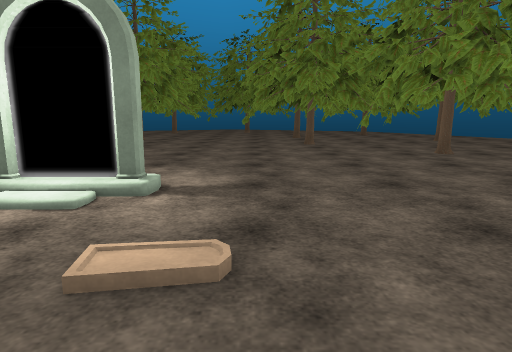
[1] (above)

20 first-person views from a walk through a Unity game level. The camera is 1.2 m above the floor, tilts 10° down and sees 75° across. The floor is counted in squares, 1 m on a side. Each view is taken from the middle of a square. On the plan, view 1 faces up. The plan holds only what a view shows up to about 14 squares ahead; the rest is blank. The place goes on beyond the plan. The player is left out. Some surface patterns are stand-ins.

[2]
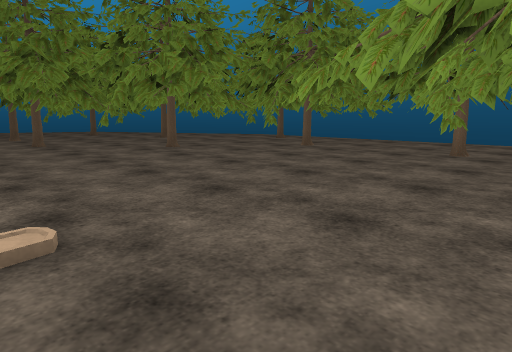

[3]
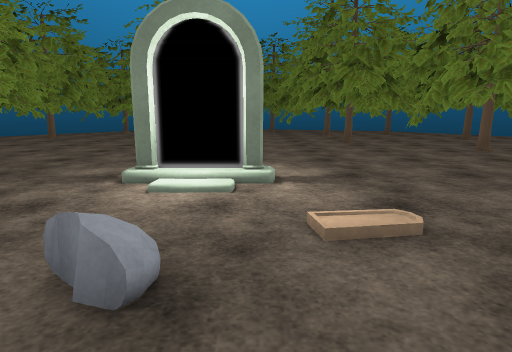

[4]
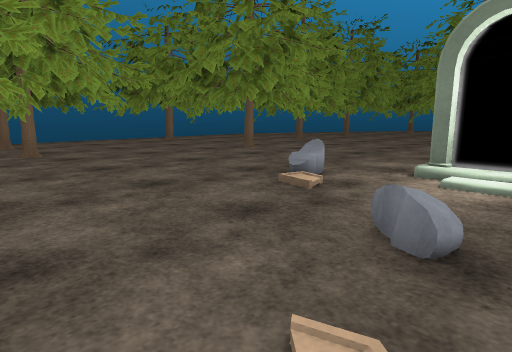

[5]
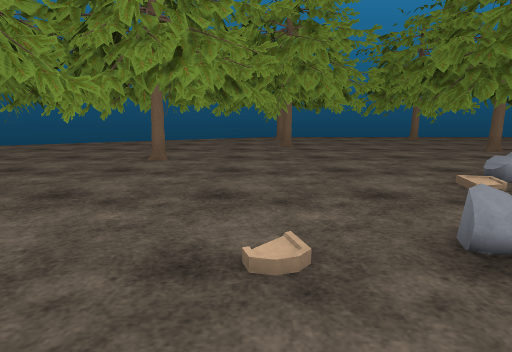

[6]
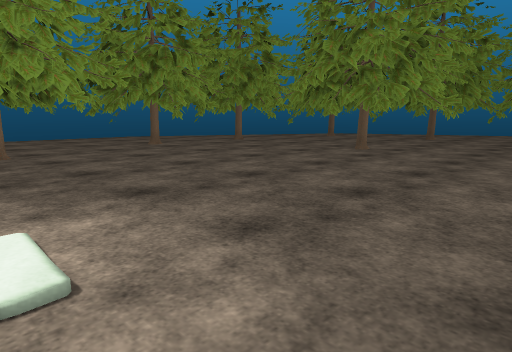

[7]
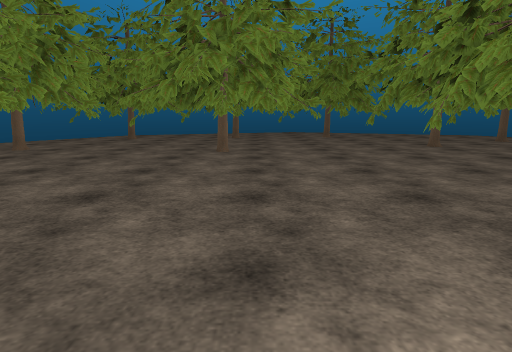

[8]
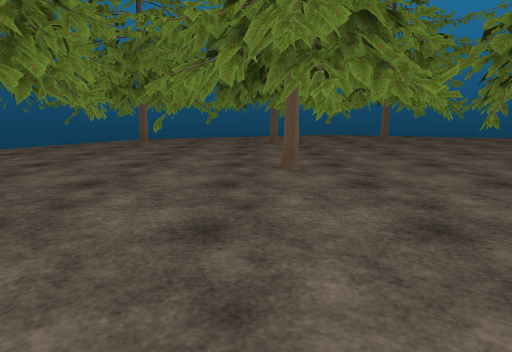

[9]
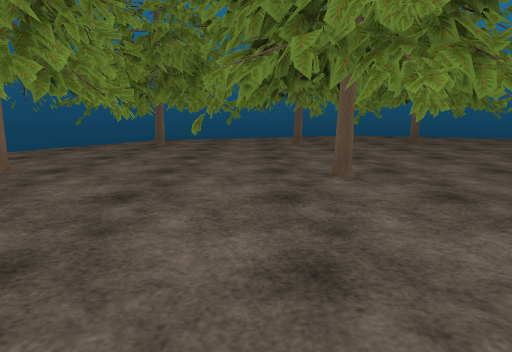

[10]
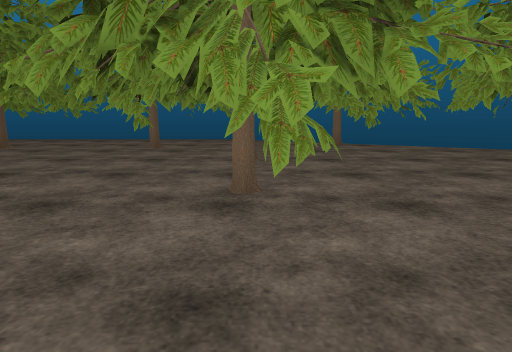

[11]
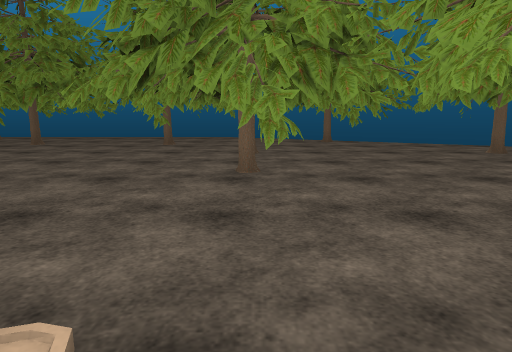

[12]
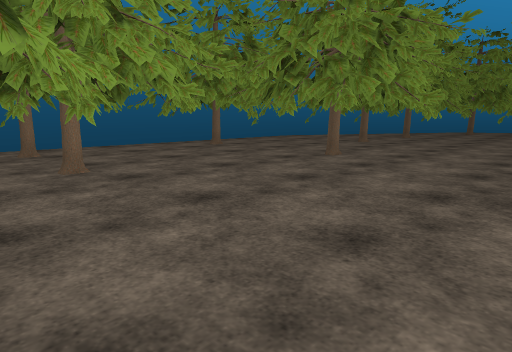

[13]
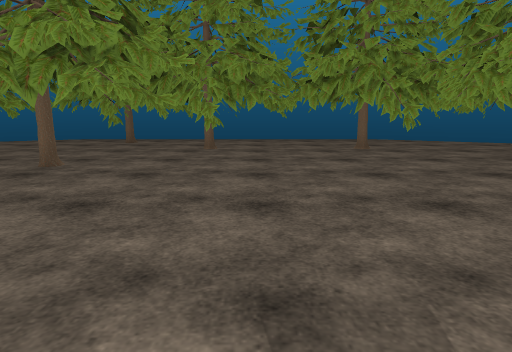

[14]
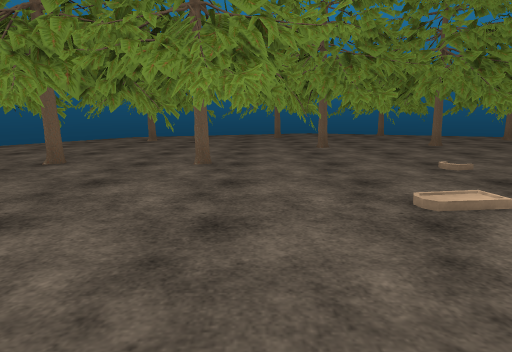

[15]
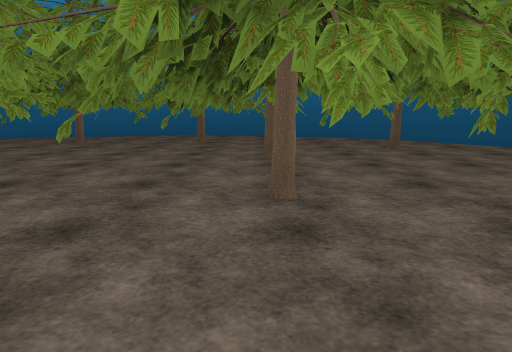

[16]
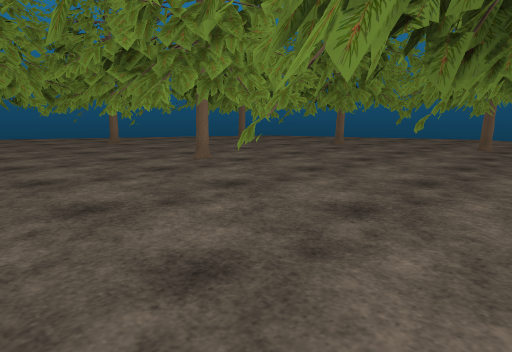

[17]
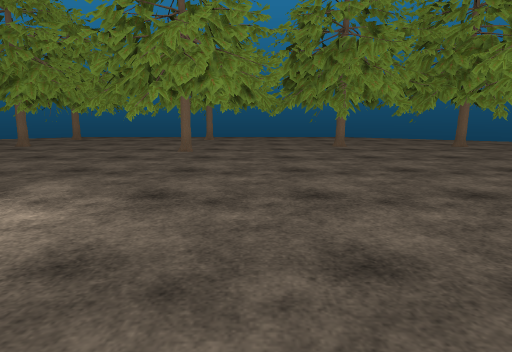

[18]
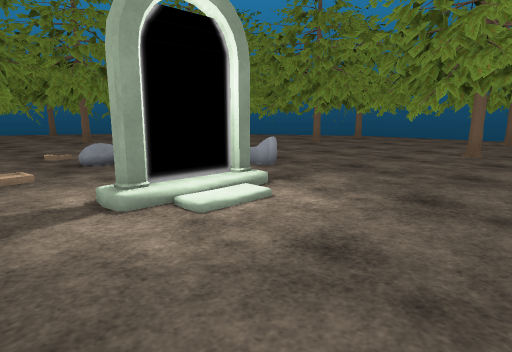

[19]
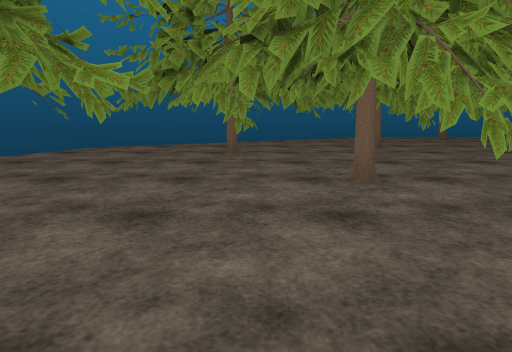

[20]
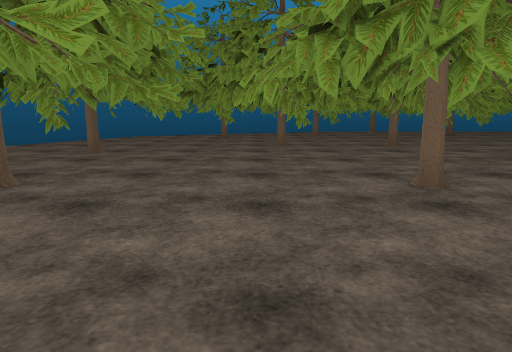

### Floor plan
Key: @ floor where view 1 was taken; # wall or solid block; x gap in a wall; . floor; / step, stairs or slope; O other object.
Columns run from 15 left of view 1 to 11 right of it. Each row starts with its distance up from view 1.
 26     OO   #OOOO##OOO  O#
 25 #O   OOO #OO#OOOO#   OOO
 24 OO   OOOOOO#OOOOO   #OOOO
 23  OOOOO#OOOO#...OOOOOOO#  O
 22 OOOO##..........OOOOOO  OO
 21 OOO....OO ......OOOO#OO O
 20  OOOO..#OO.....OO##OOOOOO
 19 OOOO...OO..O..OOO  OO# OO
 18 OOOOOO#O.O.O#..OOO   ##O
 17  OOO#.#O...O#..#OOOO##OO#
 16 OOOO...OO.O#...#O  O###
 15 OOOO..OOOO##..OOO##OO #  OO
 14  # O...........OO  OOO# OO
 13  # OO..........#OOOOOOOO
 12 OOOO...........OO.O#O  O  #
 11 OOO#..............OOO##OOO#
 10  OOOO..............OO OO#OO
  9  #OOOOO............OOOOOOOO
  8  OO#OO#............O..O#O #
  7 OOO#OOO................OO
  6  OOOOO...../ /..........OOO
  5  OOOOO.....OOO..........OOO
  4 #  O.....O..............#OO
  3 OOO.....................OOO
  2 OOOO.............O...O.#O #
  1 OOOO........O....OO..OO#O
  0 O#OOO..........@.OOOOOOOOOO
 -1 OOOOOO..........#OOOOO  OOO
 -2  O OOOOOO......OOOO#OO# OOO
 -3  OO#OOOOO....O###OOOOO# O O
 -4   OO O OO#...OOOOOOOOOOOO O
 -5    OOOOOOOO.#OOOO#OO# OO #O
 -6   OOOOOOOOOOOOOOO  ...x.OOO
 -7   O  O#OOOOOOOOOOO  .O#OO#O
 -8      O  O OO         OOOO#O

Where each view was taken, in squares from view 1:
view 1: 0 up, 0 right, facing up
view 2: 1 down, 1 left, facing up-right
view 3: 1 down, 2 left, facing up
view 4: 2 down, 2 left, facing up-left
view 5: 1 down, 0 right, facing left
view 6: 6 up, 0 right, facing up-left
view 7: 6 up, 5 left, facing up
view 8: 10 up, 7 left, facing up
view 9: 11 up, 8 left, facing up
view 10: 2 down, 2 left, facing right
view 11: 2 down, 4 left, facing right
view 12: 2 down, 6 left, facing up-left
view 13: 6 up, 2 left, facing right
view 14: 7 up, 2 right, facing down
view 15: 10 up, 2 right, facing up
view 16: 12 up, 2 right, facing up-left
view 17: 10 up, 0 right, facing left
view 18: 10 up, 0 right, facing down-left
view 19: 22 up, 4 left, facing right
view 20: 21 up, 12 left, facing right
